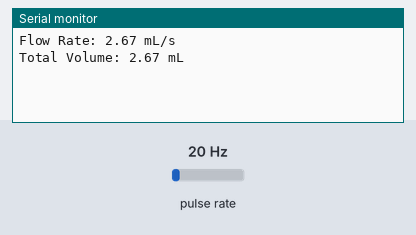
A sketch run on a simulated Raspberry Pi Pico. On the bench: the last lines printed to the serial monitor. Wiring (inferred from the names in the program): pulse sensor: data GP2. The test bench sets the inputs (shaded band); at power-on: pulse rate 20 Hz.

Above: at 1.2 s.
1.3 s: pulse rate (sensor on GP2) set to 4 Hz
At 2.6 s:
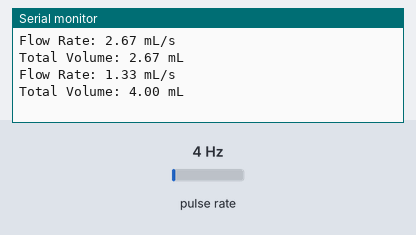
2.8 s: pulse rate (sensor on GP2) set to 50 Hz
At 3.8 s:
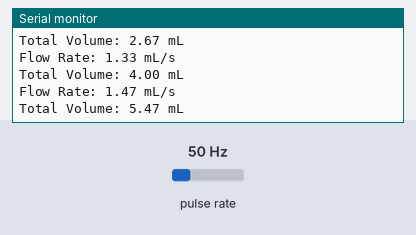
Timing chart, 0 to 5.8 s (numbered marks = the images above; inputs shaded):
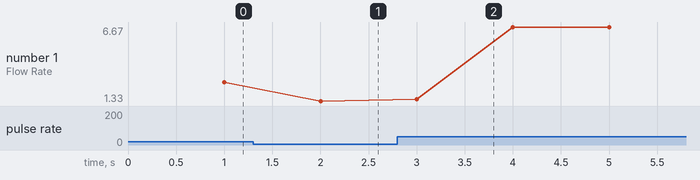

The sketch:

sensor_hall_582.ino
```cpp
// snippet: sensor_hall_582
// tags: hall, magnetic, sensor, flow, meter, pulse, interrupt, liquid
// boards: avr, esp32, megaavr, nano33iot, romi32u4, rp2040
// library: none
// description: Hall-based liquid flow meter: count pulses from flow sensor on pin 2 (7.5 pulses/mL)
// prompts: hall-based, liquid, meter, count, pulses, sensor
// verified: compile-only
// source: kd-generated (id 582)
// exact-include: Arduino.h

#include <Arduino.h>

const int FLOW_PIN = 2;
const float PULSES_PER_ML = 7.5;
const unsigned long INTERVAL_MS = 1000;  // measurement interval

volatile unsigned long pulseCount = 0;
unsigned long lastPrintTime = 0;
float flowRate = 0.0;
float totalVolume = 0.0;

void pulseHandler() {
  pulseCount++;
}

void setup() {
  Serial.begin(9600);
  pinMode(FLOW_PIN, INPUT_PULLUP);
  attachInterrupt(digitalPinToInterrupt(FLOW_PIN), pulseHandler, FALLING);
}

void loop() {
  unsigned long now = millis();

  if (now - lastPrintTime >= INTERVAL_MS) {
    lastPrintTime = now;

    // Atomically grab and reset pulse count
    noInterrupts();
    unsigned long count = pulseCount;
    pulseCount = 0;
    interrupts();

    // Flow rate = pulses / (interval in seconds) / pulses-per-mL
    if (count > 0) {
      flowRate = (float)count / (INTERVAL_MS / 1000.0) / PULSES_PER_ML;
      totalVolume += (float)count / PULSES_PER_ML;
    } else {
      flowRate = 0.0;  // no flow detected
    }

    Serial.print("Flow Rate: "); Serial.print(flowRate, 2); Serial.println(" mL/s");
    Serial.print("Total Volume: "); Serial.print(totalVolume, 2); Serial.println(" mL");
  }
}
```

Measured:
- after the input at 1.3 s, the serial monitor: prints a new line after 0.70 s (image 1)
- after the input at 2.8 s, the serial monitor: prints a new line after 0.20 s (image 2)
- plotted number 1: 2.67 → 1.33 after the input at 1.3 s
